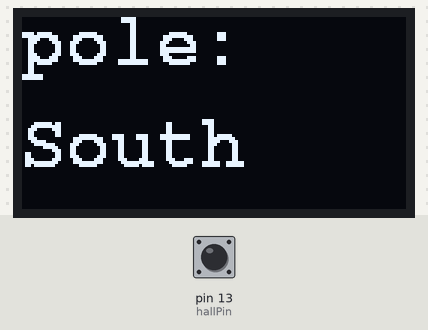
Bench run of a sketch on a simulated Arduino Uno, built with avr-gcc and run on an emulated ATmega328P. On the bench: 128×64 one-colour display. Inputs (shaded band) come from the test bench; at power-on: pin 13 (hallPin) LOW. What the sketch prints to the serial monitor is not drawn.

Above: at 1.2 s.
1.3 s: pin 13 (hallPin) driven HIGH
At 2.4 s:
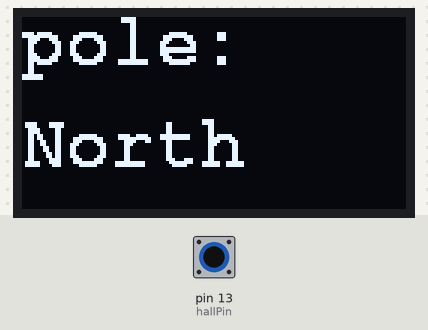
3.1 s: pin 13 (hallPin) driven LOW
At 4.1 s:
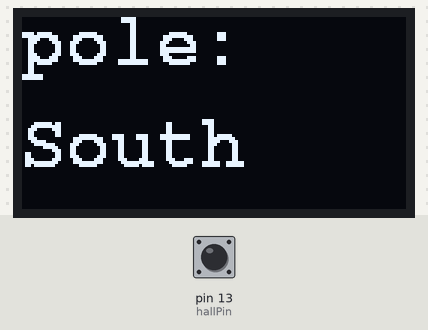
4.8 s: pin 13 (hallPin) pulsed HIGH 2 times (0.12 s each, 0.3 s apart)
At 5.4 s:
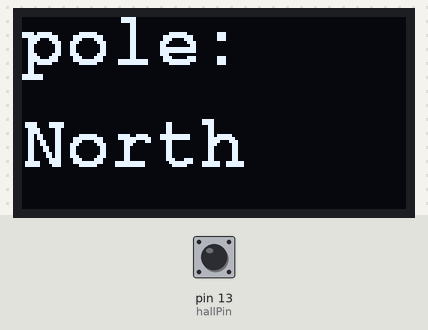
Timing chart, 0 to 7.8 s (numbered marks = the images above; inputs shaded):
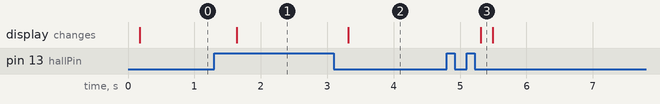

Measured:
- after the input at 1.3 s, the display: changes after 0.33 s (image 1)
- after the input at 3.1 s, the display: changes after 0.21 s (image 2)
- after the input at 4.8 s, the display: changes after 0.51 s (image 3)

The sketch:

hallSensorOLED.ino
```cpp
#include "U8glib.h"
U8GLIB_SSD1306_128X64 u8g(U8G_I2C_OPT_NONE);        // HW SPI Com: CS = 10, A0 = 9 (Hardware Pins are  SCK = 13 and MOSI = 11)

int hallPin=13;

String pole="South";

int statePin=LOW;

//show pole
void draw() {
  u8g.setFont(u8g_font_courB18);//font
  u8g.setPrintPos(0, 16);
  u8g.print("pole:");
  u8g.setPrintPos(0, 50);
  u8g.print(pole);

}

void setup()
{
  pinMode(hallPin,INPUT);
  Serial.begin(9600);
}

void loop()
{
  statePin=digitalRead(hallPin);

  if( statePin==HIGH)
  {
    Serial.println("North");
    pole="North";
  }
  else if(statePin==LOW)
  {
    Serial.println("South");
    pole="South";
  }

  u8g.firstPage();
  do {
    draw();
  }
  while( u8g.nextPage() );
  delay(2);
}
```
